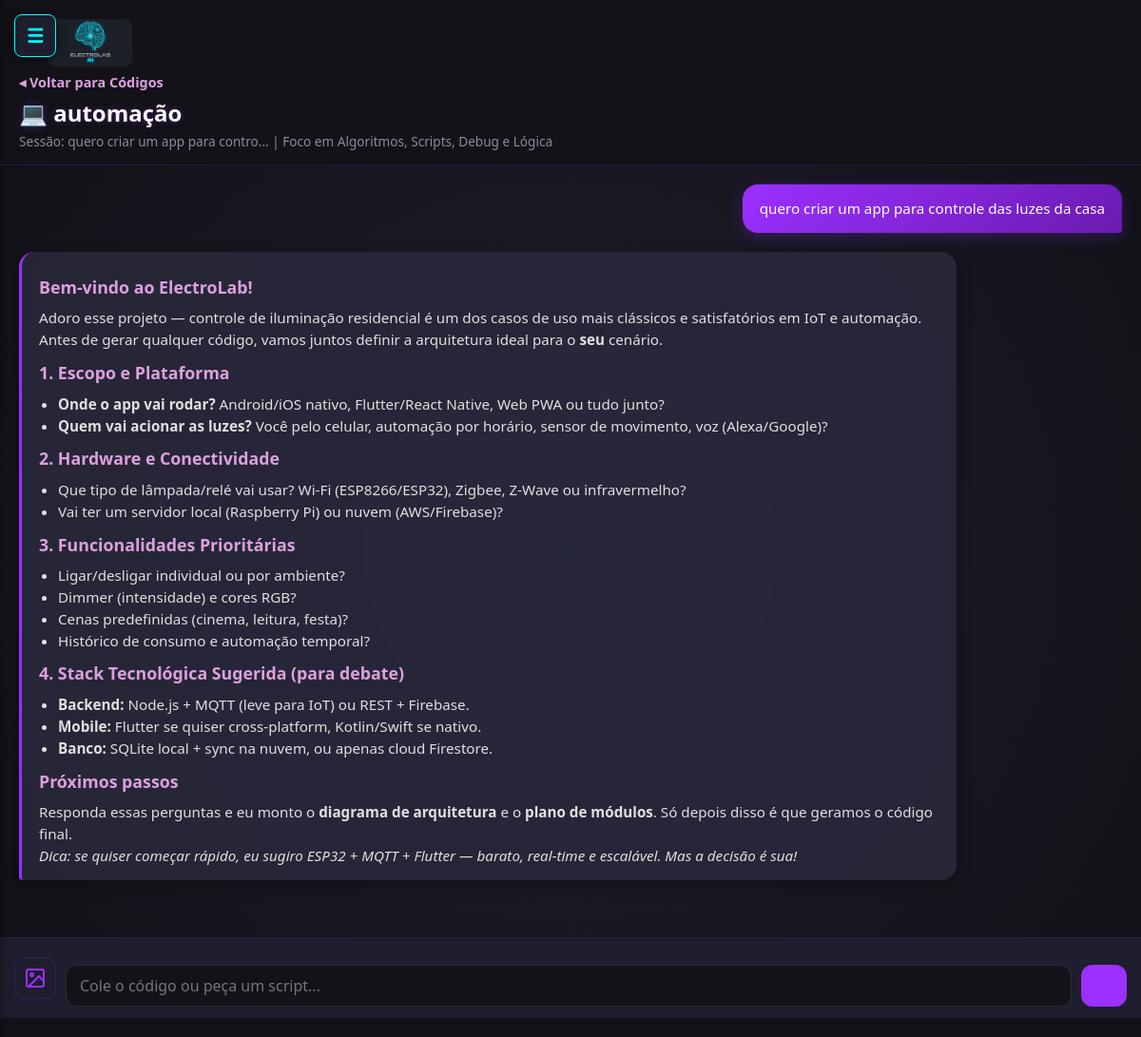
Screenshot of /chat/7/ with the database file from the repository.
### chat/models.py (models this page shows, shortened)
class Conversation(models.Model):
    project = models.ForeignKey(
        Project,
        on_delete=models.CASCADE,
        related_name='conversations'
    )
    title = models.CharField(
        max_length=200,
        default='Nova conversa'
    )
    created_at = models.DateTimeField(
        auto_now_add=True
    )
    updated_at = models.DateTimeField(
        auto_now=True
    )

class Message(models.Model):
    ROLE_CHOICES = [
        ('user', 'Usuário'),
        ('assistant', 'IA'),
    ]
    conversation = models.ForeignKey(
        Conversation,
        on_delete=models.CASCADE,
        related_name='messages'
    )
    role = models.CharField(
        max_length=20,
        choices=ROLE_CHOICES
    )
    content = models.TextField(
        blank=True
    )
    created_at = models.DateTimeField(
        auto_now_add=True
    )

### projects/models.py (models this page shows, shortened)
class Project(models.Model):
    name = models.CharField(max_length=200)
    description = models.TextField(blank=True, null=True)
    created_at = models.DateTimeField(auto_now_add=True)
    updated_at = models.DateTimeField(auto_now=True)
    TIPO_CHOICES = (
        ('eletronica', 'Eletrônica e Hardware'),
        ('programacao', 'Programação e Software'),
    )
    tipo = models.CharField(max_length=20, choices=TIPO_CHOICES, default='eletronica')

### chat/views.py (the view, shortened to what this page needs)
# urls.py: path('<int:id>/', views.chat_view, name='conversation'),
def chat_view(request, id):
    conversation = get_object_or_404(Conversation, id=id)
    messages = conversation.messages.all().order_by('created_at')
    return render(request, 'chat/conversation.html', {
        'conversation': conversation,
        'messages': messages
    })

### templates/chat/conversation.html (shortened to what this page needs)
{% extends 'base.html' %}
{% load static %}
{% block content %}
{% include 'includes/logo.html' %}
{% with tipo=conversation.project.tipo %}
<div class="header-container header-{{ tipo }}">
    <a href="{% if tipo == 'programacao' %}{% url 'list_programming' %}{% else %}{% url 'list_electronics' %}{% endif %}" class="back-link back-{{ tipo }}">
        ◂ Voltar para {% if tipo == 'programacao' %}Códigos{% else %}Bancada{% endif %}
    </a>
    <h2 class="title-glow title-{{ tipo }}">
        {% if tipo == 'programacao' %}💻{% else %}🛠️{% endif %} {{ conversation.project.name }}
    </h2>
    <p class="session-subtitle">
        Sessão: {{ conversation.title }} |
        {% if tipo == 'programacao' %}Foco em Algoritmos, Scripts, Debug e Lógica{% else %}Foco em Sucata, Montagem, Solda e Diagnóstico{% endif %}
    </p>
</div>
<div id="chat-messages" class="chat-container">
    {% for message in messages %}
        {% if message.role == 'user' %}
            <div class="msg-row user-row">
                <div class="msg-bubble msg-user bg-{{ tipo }}">
                    {% if message.content %}<div>{{ message.content|linebreaksbr }}</div>{% endif %}
                </div>
            </div>
        {% else %}
            <div class="msg-row ai-row">
                <div class="msg-bubble msg-ai border-dynamic-{{ tipo }}">
                    {% if message.content %}{{ message.content|safe }}{% endif %}
                </div>
            </div>
        {% endif %}
    {% endfor %}
</div>
<form method="post" enctype="multipart/form-data" class="input-form border-top-{{ tipo }}">
    <div class="input-wrapper">
        <label for="image-upload" class="btn-upload hover-{{ tipo }}">
            <svg width="24" height="24" viewBox="0 0 24 24" fill="none" stroke="currentColor" stroke-width="2" stroke-linecap="round" stroke-linejoin="round"><rect x="3" y="3" width="18" height="18" rx="2" ry="2"></rect><circle cx="8.5" cy="8.5" r="1.5"></circle><polyline points="21 15 16 10 5 21"></polyline></svg>
        </label>
        <textarea name="content" rows="1" placeholder="{% if tipo == 'programacao' %}Cole o código ou peça um script...{% else %}Descreva o projeto ou defeito...{% endif %}" class="text-input focus-{{ tipo }}"></textarea>
        <button type="submit" class="btn-send bg-btn-{{ tipo }}">
        </button>
    </div>
</form>
{% endwith %}
{% endblock %}

### templates/base.html (style rules this page uses)
:root { --dark-slate: #121218; --deep-navy: #1E1E2E; --vibrant-cyan: #00FFFF; --electric-purple: #9B30FF; --text-main: #F8F8F8; --text-muted: #8B8B9E; --card-bg: #1E1E2E; }
body.theme-cyan-purple { --vibrant-cyan: #00FFFF; --electric-purple: #9B30FF; }
*, *::before, *::after { box-sizing: border-box !important; margin: 0; padding: 0; font-family: 'Segoe UI', system-ui, sans-serif; }
body { background-color: var(--dark-slate); color: var(--text-main); display: flex; height: 100vh; overflow-x: hidden; position: relative; transition: background 0.3s, color 0.3s; }
button, .btn-primary { background: linear-gradient(135deg, var(--electric-purple) 0%, var(--vibrant-cyan) 100%); color: #121218; border: none; border-radius: 12px; padding: 12px 24px; font-size: 15px; font-weight: bold; cursor: pointer; transition: all 0.3s ease; text-decoration: none; display: inline-flex; align-items: center; justify-content: center; }
input, select, textarea { width: 100%; padding: 15px; background: var(--deep-navy); color: var(--text-main); border: 1px solid rgba(255,255,255,0.1); border-radius: 12px; font-size: 16px; outline: none; }
label { font-size: 13px; color: var(--vibrant-cyan); font-weight: 600; text-transform: uppercase; letter-spacing: 1px; display: block; margin-bottom: 8px; }
h1, h2, h3 { color: var(--text-main); font-weight: 700; }
a { color: var(--vibrant-cyan); text-decoration: none; transition: 0.3s; }

### templates/chat/conversation.html (style rules this page uses)
.header-container { padding: 0 20px 15px 20px; border-bottom: 1px solid; }
.header-programacao { border-color: rgba(155,48,255,0.2); }
.back-link { font-size: 0.9rem; font-weight: bold; text-decoration: none; }
.back-programacao { color: #DDA0DD; }
.title-glow { margin: 5px 0 0 0; color: var(--text-main); }
.title-programacao { text-shadow: 0 0 10px rgba(155,48,255,0.3); }
.session-subtitle { color: var(--text-muted); font-size: 0.85rem; margin-top: 4px; }
.chat-container { flex: 1; overflow-y: auto; padding: 20px; padding-bottom: 40px; background: radial-gradient(circle at center, var(--deep-navy) 0%, var(--dark-slate) 100%); }
.msg-row { display: flex; margin-bottom: 20px; }
.user-row { justify-content: flex-end; }
.ai-row { justify-content: flex-start; }
.msg-bubble { padding: 14px 18px; max-width: 85%; line-height: 1.5; font-size: 0.95rem; }
.msg-user { font-weight: 500; border-radius: 16px 16px 4px 16px; }
.bg-programacao { background: linear-gradient(135deg, var(--electric-purple) 0%, #6A1BB0 100%); color: #FFFFFF; box-shadow: 0 4px 15px rgba(155, 48, 255, 0.25); }
.msg-ai { background: rgba(42, 42, 60, 0.85); color: #E0E0E0; border-radius: 16px 16px 16px 4px; box-shadow: 0 4px 15px rgba(0, 0, 0, 0.3); backdrop-filter: blur(5px); }
.border-dynamic-programacao { border-left: 3px solid var(--electric-purple); }
.msg-ai h3, .msg-ai h4 { margin-top: 10px; margin-bottom: 8px; }
.border-dynamic-programacao h3, .border-dynamic-programacao h4 { color: #DDA0DD; }
.msg-ai ul { padding-left: 20px; }
.input-form { background: var(--deep-navy); padding: 12px 15px; position: sticky; bottom: 0; z-index: 10; padding-bottom: max(12px, env(safe-area-inset-bottom)); }
.border-top-programacao { border-top: 1px solid rgba(155,48,255,0.1); }
.input-wrapper { display: flex; gap: 10px; align-items: flex-end; }
.btn-upload { display: flex; align-items: center; justify-content: center; width: 44px; height: 44px; background: rgba(30,30,46,0.8); border-radius: 12px; cursor: pointer; transition: 0.3s; flex-shrink: 0; }
.hover-programacao { color: var(--electric-purple); border: 1px solid rgba(155,48,255,0.2); }
.text-input { flex: 1; min-height: 44px; max-height: 120px; padding: 10px 14px; background: var(--dark-slate); color: var(--text-main); border: 1px solid rgba(255,255,255,0.1); border-radius: 12px; resize: none; outline: none; font-family: inherit; font-size: 16px; }
.btn-send { display: flex; align-items: center; justify-content: center; width: 44px; height: 44px; border: none; border-radius: 12px; cursor: pointer; transition: 0.3s; flex-shrink: 0; }
.bg-btn-programacao { background: var(--electric-purple); color: white; }

### rows the page displays
Conversation: project.name "automação", title "quero criar um app para contro..."
Message: content "quero criar um app para controle das luzes da casa"
Message: content "Bem-vindo ao ElectroLab! Adoro esse projeto — controle de iluminação residencial é um dos casos de uso mais clássicos e satisfatórios em IoT e automação. Antes de gerar qualquer código, vamos juntos definir a arquitetura ideal para o seu cenário. 1. Escopo e Plataforma Onde o app vai rodar? Android/iOS nativo, Flutter/React Native, Web PWA ou tudo junto? Quem vai acionar as luzes? Você pelo celular, automação por horário, sensor de movimento, voz (Alexa/Google)? 2. Hardware e Conectividade Que tipo de lâmpada/relé vai usar? Wi-Fi (ESP8266/ESP32), Zigbee, Z-Wave ou infravermelho? Vai ter um servidor local (Raspberry Pi) ou nuvem (AWS/Firebase)? 3. Funcionalidades Prioritárias Ligar/desligar…"
Project: content "Cole o código ou peça um script..."
